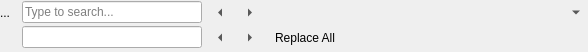
<?xml version="1.0" encoding="UTF-8"?>
<ui version="4.0">
 <class>SearchBoxWidget</class>
 <widget class="QWidget" name="SearchBoxWidget">
  <property name="geometry">
   <rect>
    <x>0</x>
    <y>0</y>
    <width>588</width>
    <height>52</height>
   </rect>
  </property>
  <property name="minimumSize">
   <size>
    <width>0</width>
    <height>52</height>
   </size>
  </property>
  <property name="maximumSize">
   <size>
    <width>16777215</width>
    <height>52</height>
   </size>
  </property>
  <property name="windowTitle">
   <string>Form</string>
  </property>
  <layout class="QVBoxLayout" name="verticalLayout">
   <property name="spacing">
    <number>1</number>
   </property>
   <property name="leftMargin">
    <number>0</number>
   </property>
   <property name="topMargin">
    <number>0</number>
   </property>
   <property name="rightMargin">
    <number>0</number>
   </property>
   <property name="bottomMargin">
    <number>0</number>
   </property>
   <item>
    <widget class="QWidget" name="widgetSearch" native="true">
     <layout class="QHBoxLayout" name="horizontalLayout_2">
      <property name="leftMargin">
       <number>0</number>
      </property>
      <property name="topMargin">
       <number>0</number>
      </property>
      <property name="rightMargin">
       <number>0</number>
      </property>
      <property name="bottomMargin">
       <number>0</number>
      </property>
      <item>
       <widget class="QLabel" name="lblSearchIcon">
        <property name="minimumSize">
         <size>
          <width>16</width>
          <height>0</height>
         </size>
        </property>
        <property name="maximumSize">
         <size>
          <width>16</width>
          <height>16777215</height>
         </size>
        </property>
        <property name="text">
         <string notr="true">...</string>
        </property>
       </widget>
      </item>
      <item>
       <widget class="QLineEdit" name="txtSearchString">
        <property name="minimumSize">
         <size>
          <width>180</width>
          <height>0</height>
         </size>
        </property>
        <property name="maximumSize">
         <size>
          <width>180</width>
          <height>16777215</height>
         </size>
        </property>
        <property name="toolTip">
         <string>Find:</string>
        </property>
        <property name="placeholderText">
         <string>Type to search...</string>
        </property>
       </widget>
      </item>
      <item>
       <widget class="QToolButton" name="btnFindPrevious">
        <property name="toolTip">
         <string>Find Previous</string>
        </property>
        <property name="text">
         <string>...</string>
        </property>
        <property name="autoRaise">
         <bool>true</bool>
        </property>
        <property name="arrowType">
         <enum>Qt::LeftArrow</enum>
        </property>
       </widget>
      </item>
      <item>
       <widget class="QToolButton" name="btnFindNext">
        <property name="toolTip">
         <string>Find Next</string>
        </property>
        <property name="text">
         <string>...</string>
        </property>
        <property name="autoRaise">
         <bool>true</bool>
        </property>
        <property name="arrowType">
         <enum>Qt::RightArrow</enum>
        </property>
       </widget>
      </item>
      <item>
       <widget class="QToolButton" name="btnSearchOptions">
        <property name="toolTip">
         <string>Search Options</string>
        </property>
        <property name="text">
         <string/>
        </property>
        <property name="autoRaise">
         <bool>true</bool>
        </property>
        <property name="arrowType">
         <enum>Qt::NoArrow</enum>
        </property>
       </widget>
      </item>
      <item>
       <spacer name="spacerTop">
        <property name="orientation">
         <enum>Qt::Horizontal</enum>
        </property>
        <property name="sizeType">
         <enum>QSizePolicy::Expanding</enum>
        </property>
        <property name="sizeHint" stdset="0">
         <size>
          <width>243</width>
          <height>14</height>
         </size>
        </property>
       </spacer>
      </item>
      <item>
       <widget class="QLabel" name="txtInfoMessage">
        <property name="text">
         <string/>
        </property>
       </widget>
      </item>
      <item>
       <widget class="QToolButton" name="btnClose">
        <property name="toolTip">
         <string>Hide</string>
        </property>
        <property name="text">
         <string>...</string>
        </property>
        <property name="autoRaise">
         <bool>true</bool>
        </property>
        <property name="arrowType">
         <enum>Qt::DownArrow</enum>
        </property>
       </widget>
      </item>
     </layout>
    </widget>
   </item>
   <item>
    <widget class="QWidget" name="widgetReplace" native="true">
     <layout class="QHBoxLayout" name="horizontalLayout">
      <property name="leftMargin">
       <number>0</number>
      </property>
      <property name="topMargin">
       <number>0</number>
      </property>
      <property name="rightMargin">
       <number>0</number>
      </property>
      <property name="bottomMargin">
       <number>3</number>
      </property>
      <item>
       <widget class="QLabel" name="lblReplacementIcon">
        <property name="minimumSize">
         <size>
          <width>16</width>
          <height>0</height>
         </size>
        </property>
        <property name="maximumSize">
         <size>
          <width>16</width>
          <height>16777215</height>
         </size>
        </property>
        <property name="text">
         <string notr="true"/>
        </property>
       </widget>
      </item>
      <item>
       <widget class="QLineEdit" name="txtReplaceString">
        <property name="minimumSize">
         <size>
          <width>180</width>
          <height>0</height>
         </size>
        </property>
        <property name="maximumSize">
         <size>
          <width>180</width>
          <height>16777215</height>
         </size>
        </property>
        <property name="toolTip">
         <string>Replace with:</string>
        </property>
       </widget>
      </item>
      <item>
       <widget class="QToolButton" name="btnReplacePrevious">
        <property name="toolTip">
         <string>Replace Previous</string>
        </property>
        <property name="text">
         <string>...</string>
        </property>
        <property name="autoRaise">
         <bool>true</bool>
        </property>
        <property name="arrowType">
         <enum>Qt::LeftArrow</enum>
        </property>
       </widget>
      </item>
      <item>
       <widget class="QToolButton" name="btnReplaceNext">
        <property name="toolTip">
         <string>Replace Next</string>
        </property>
        <property name="text">
         <string>...</string>
        </property>
        <property name="autoRaise">
         <bool>true</bool>
        </property>
        <property name="arrowType">
         <enum>Qt::RightArrow</enum>
        </property>
       </widget>
      </item>
      <item>
       <widget class="QToolButton" name="btnReplaceAll">
        <property name="text">
         <string>Replace All</string>
        </property>
        <property name="autoRaise">
         <bool>true</bool>
        </property>
       </widget>
      </item>
      <item>
       <spacer name="spacerBottom">
        <property name="orientation">
         <enum>Qt::Horizontal</enum>
        </property>
        <property name="sizeType">
         <enum>QSizePolicy::Expanding</enum>
        </property>
        <property name="sizeHint" stdset="0">
         <size>
          <width>236</width>
          <height>15</height>
         </size>
        </property>
       </spacer>
      </item>
      <item>
       <widget class="QLabel" name="lblMessage">
        <property name="text">
         <string/>
        </property>
       </widget>
      </item>
     </layout>
    </widget>
   </item>
  </layout>
 </widget>
 <resources/>
 <connections/>
</ui>
